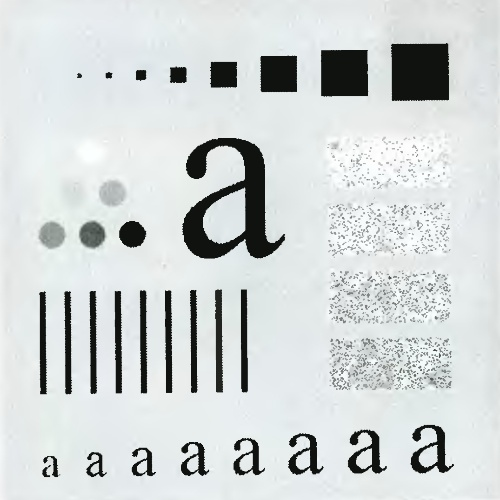
#> input picture Low Pass Filter/img.jpg, 500 x 500 px, found by its file name
$ python Ideal.py
#> lines starting #> are read from the running program, lines starting #| are printed output that depends on the picture
import cv2
import numpy as np
from matplotlib import pyplot as plt


def main():
    old_img = cv2.imread(
        "Low Pass Filter/img.jpg", 0
    )
#> old_img: shape (500, 500); min 9, max 255, mean 211.6
    new_img1 = IHPF(old_img, 15)
    new_img2 = IHPF(old_img, 30)
    new_img3 = IHPF(old_img, 80)
    fig = plt.figure(figsize=(12, 12))
    ax1 = fig.add_subplot(2, 2, 1); ax1.imshow(old_img, cmap="gray"); ax1.title.set_text("Image"); ax1.axis('off')
    ax2 = fig.add_subplot(2, 2, 2); ax2.imshow(new_img1, cmap="gray"); ax2.title.set_text("15 radii"); ax2.axis('off')
    ax3 = fig.add_subplot(2, 2, 3); ax3.imshow(new_img2, cmap="gray"); ax3.title.set_text("30 radii"); ax3.axis('off')
    ax4 = fig.add_subplot(2, 2, 4); ax4.imshow(new_img3, cmap="gray"); ax4.title.set_text("80 radii"); ax4.axis("off")
    plt.show()


def IHPF(img, r):

#> called with r = 15
    dft = cv2.dft(np.float32(img), flags=cv2.DFT_COMPLEX_OUTPUT)
    dft_shift = np.fft.fftshift(dft)
    row, col = img.shape
#> row = 500; col = 500
    nrow, ncol = int(row / 2), int(col / 2)
#> nrow = 250; ncol = 250
    center = [nrow, ncol]
#> center = [250, 250]
    f = np.ones((row, col, 2), np.uint8)
    x, y = np.ogrid[:row, :col]
#> x = 500 values from 0 to 499
    f_area = np.power(x - center[0], 2) + np.power(y - center[1], 2) <= np.power(r, 2)
    f[f_area] = 0
    new_shift = dft_shift * f
    ishift = np.fft.ifftshift(new_shift)
    new_img = cv2.idft(ishift)
    new_img = cv2.magnitude(new_img[:, :, 0], new_img[:, :, 1])
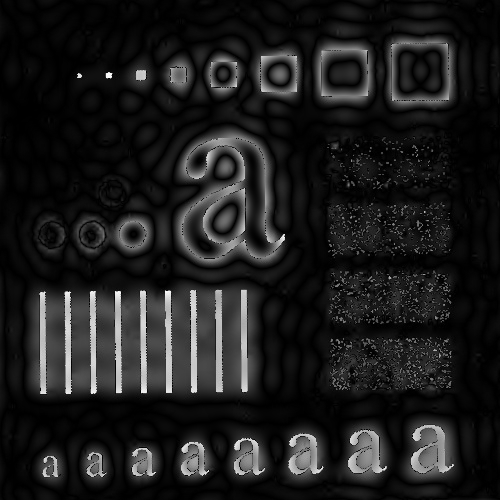
#> new_img: shape (500, 500) float32; min 7.17, max 51580780, mean 5896795; drawn with min black and max white
    return new_img


if __name__ == '__main__':
    main()
#> call 2 of IHPF, with r = 30
#> in IHPF (call 2), `new_img = cv2.magnitude(new_img[:, :, 0], new_img[:, :, 1])`:
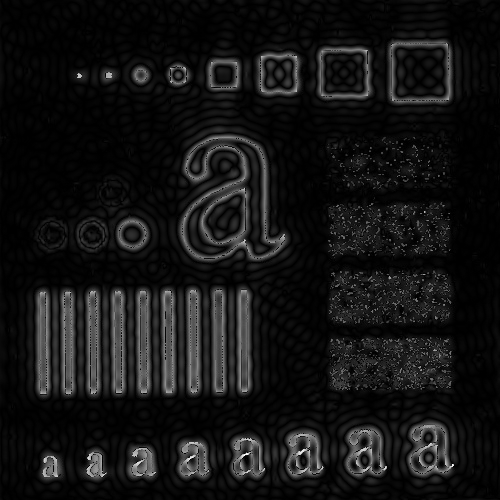
#> new_img: shape (500, 500) float32; min 7.22, max 53564256, mean 4268272.5; drawn with min black and max white
#> call 3 of IHPF, with r = 80
#> in IHPF (call 3), `new_img = cv2.magnitude(new_img[:, :, 0], new_img[:, :, 1])`:
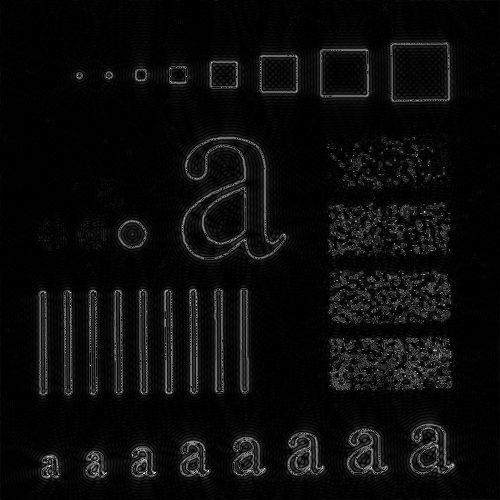
#> new_img: shape (500, 500) float32; min 0.767, max 42712396, mean 1983646.6; drawn with min black and max white
#> in main, `plt.show()`:
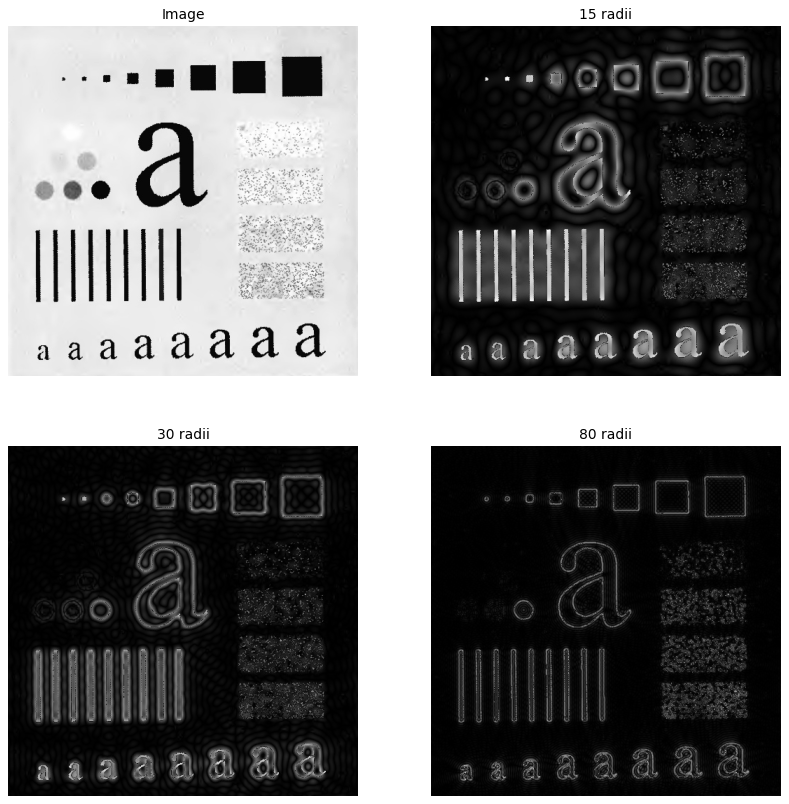
#> figure drawn by matplotlib, 4 panels
